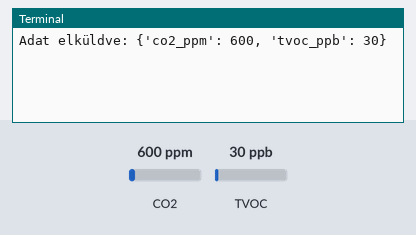
Recording of a program running on a simulated Raspberry Pi (BCM pin numbers). On the bench: the last lines printed to the terminal. The inputs (shaded band) are chosen by the test bench; at power-on: CO2 600 ppm, TVOC 30 ppb. No MQTT or app messages arrive unless stated.

Above: at 1.3 s.
1.4 s: CO2 set to 452 ppm
At 5.9 s:
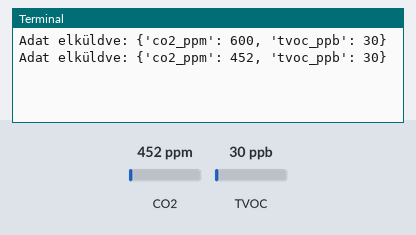
7.4 s: TVOC set to 20 ppb
At 10.9 s:
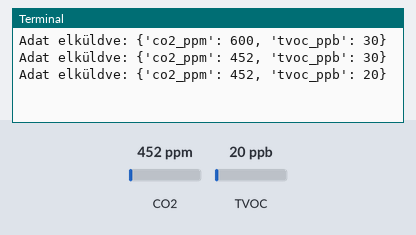
13.4 s: CO2 set to 1050 ppm
At 16.0 s:
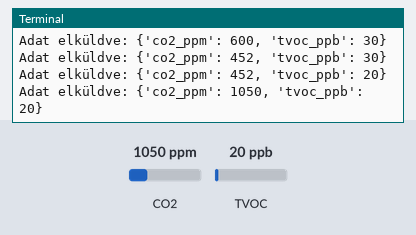
Timing chart, 0 to 17.5 s (numbered marks = the images above; inputs shaded):
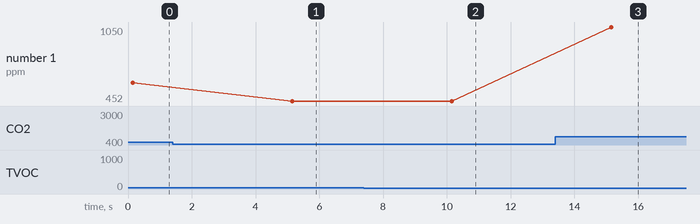

Measured:
- after the input at 1.4 s, the terminal: prints a new line after 3.8 s (image 1)
- after the input at 7.4 s, the terminal: prints a new line after 2.8 s (image 2)
- after the input at 13.4 s, the terminal: prints a new line after 1.8 s (image 3)
- plotted number 1: 600 → 452 after the input at 1.4 s, 452 → 1050 after the input at 13.4 s

The program:

sgp30.py
```python
import time
import board
import busio
import json
import paho.mqtt.client as mqtt
import adafruit_sgp30

# MQTT Connection
try:
	client = mqtt.Client(callback_api_version=mqtt.CallbackAPIVersion.VERSION2)
except AttributeError:
	client = mqtt.Client()

client.loop_start()

try:
	client.connect("localhost", 1883, 60)
except Exception:
	pass

# Sensor Initialization
i2c = busio.I2C(board.SCL, board.SDA)
sgp30 = adafruit_sgp30.Adafruit_SGP30(i2c)

sgp30.iaq_init()
# SGP30 Baseline values setting
sgp30.set_iaq_baseline(34041, 36491)

try:
	while True:
		co2, tvoc = sgp30.iaq_measure()

		payload = {
			"co2_ppm": co2,
			"tvoc_ppb": tvoc
		}

		# Sending Data
		try:
			client.publish("greenhouse/sensors", json.dumps(payload), qos=1)
			print(f"Adat elküldve: {payload}", flush = True)
			# print(f"eCO2_B: {sgp30.baseline_eCO2} TVOC_B:{sgp30.baseline_TVOC}", flush = True)
		except Exception:
			pass

		time.sleep(5)

except KeyboardInterrupt:
	print("\nLeállítás...")
finally:
	client.loop_stop()
	client.disconnect()
```
